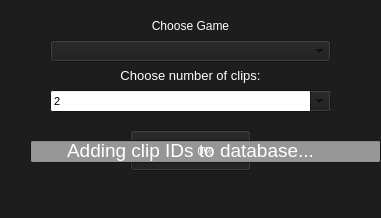
<?xml version="1.0" encoding="UTF-8"?>
<ui version="4.0">
 <class>downloadClips</class>
 <widget class="QMainWindow" name="downloadClips">
  <property name="geometry">
   <rect>
    <x>0</x>
    <y>0</y>
    <width>381</width>
    <height>218</height>
   </rect>
  </property>
  <property name="palette">
   <palette>
    <active>
     <colorrole role="WindowText">
      <brush brushstyle="SolidPattern">
       <color alpha="255">
        <red>255</red>
        <green>255</green>
        <blue>255</blue>
       </color>
      </brush>
     </colorrole>
     <colorrole role="Button">
      <brush brushstyle="SolidPattern">
       <color alpha="255">
        <red>29</red>
        <green>29</green>
        <blue>29</blue>
       </color>
      </brush>
     </colorrole>
     <colorrole role="Light">
      <brush brushstyle="SolidPattern">
       <color alpha="255">
        <red>43</red>
        <green>43</green>
        <blue>43</blue>
       </color>
      </brush>
     </colorrole>
     <colorrole role="Midlight">
      <brush brushstyle="SolidPattern">
       <color alpha="255">
        <red>36</red>
        <green>36</green>
        <blue>36</blue>
       </color>
      </brush>
     </colorrole>
     <colorrole role="Dark">
      <brush brushstyle="SolidPattern">
       <color alpha="255">
        <red>14</red>
        <green>14</green>
        <blue>14</blue>
       </color>
      </brush>
     </colorrole>
     <colorrole role="Mid">
      <brush brushstyle="SolidPattern">
       <color alpha="255">
        <red>19</red>
        <green>19</green>
        <blue>19</blue>
       </color>
      </brush>
     </colorrole>
     <colorrole role="Text">
      <brush brushstyle="SolidPattern">
       <color alpha="255">
        <red>255</red>
        <green>255</green>
        <blue>255</blue>
       </color>
      </brush>
     </colorrole>
     <colorrole role="BrightText">
      <brush brushstyle="SolidPattern">
       <color alpha="255">
        <red>255</red>
        <green>255</green>
        <blue>255</blue>
       </color>
      </brush>
     </colorrole>
     <colorrole role="ButtonText">
      <brush brushstyle="SolidPattern">
       <color alpha="255">
        <red>0</red>
        <green>0</green>
        <blue>0</blue>
       </color>
      </brush>
     </colorrole>
     <colorrole role="Base">
      <brush brushstyle="SolidPattern">
       <color alpha="255">
        <red>150</red>
        <green>150</green>
        <blue>150</blue>
       </color>
      </brush>
     </colorrole>
     <colorrole role="Window">
      <brush brushstyle="SolidPattern">
       <color alpha="255">
        <red>29</red>
        <green>29</green>
        <blue>29</blue>
       </color>
      </brush>
     </colorrole>
     <colorrole role="Shadow">
      <brush brushstyle="SolidPattern">
       <color alpha="255">
        <red>0</red>
        <green>0</green>
        <blue>0</blue>
       </color>
      </brush>
     </colorrole>
     <colorrole role="AlternateBase">
      <brush brushstyle="SolidPattern">
       <color alpha="255">
        <red>14</red>
        <green>14</green>
        <blue>14</blue>
       </color>
      </brush>
     </colorrole>
     <colorrole role="ToolTipBase">
      <brush brushstyle="SolidPattern">
       <color alpha="255">
        <red>255</red>
        <green>255</green>
        <blue>220</blue>
       </color>
      </brush>
     </colorrole>
     <colorrole role="ToolTipText">
      <brush brushstyle="SolidPattern">
       <color alpha="255">
        <red>0</red>
        <green>0</green>
        <blue>0</blue>
       </color>
      </brush>
     </colorrole>
    </active>
    <inactive>
     <colorrole role="WindowText">
      <brush brushstyle="SolidPattern">
       <color alpha="255">
        <red>255</red>
        <green>255</green>
        <blue>255</blue>
       </color>
      </brush>
     </colorrole>
     <colorrole role="Button">
      <brush brushstyle="SolidPattern">
       <color alpha="255">
        <red>29</red>
        <green>29</green>
        <blue>29</blue>
       </color>
      </brush>
     </colorrole>
     <colorrole role="Light">
      <brush brushstyle="SolidPattern">
       <color alpha="255">
        <red>43</red>
        <green>43</green>
        <blue>43</blue>
       </color>
      </brush>
     </colorrole>
     <colorrole role="Midlight">
      <brush brushstyle="SolidPattern">
       <color alpha="255">
        <red>36</red>
        <green>36</green>
        <blue>36</blue>
       </color>
      </brush>
     </colorrole>
     <colorrole role="Dark">
      <brush brushstyle="SolidPattern">
       <color alpha="255">
        <red>14</red>
        <green>14</green>
        <blue>14</blue>
       </color>
      </brush>
     </colorrole>
     <colorrole role="Mid">
      <brush brushstyle="SolidPattern">
       <color alpha="255">
        <red>19</red>
        <green>19</green>
        <blue>19</blue>
       </color>
      </brush>
     </colorrole>
     <colorrole role="Text">
      <brush brushstyle="SolidPattern">
       <color alpha="255">
        <red>255</red>
        <green>255</green>
        <blue>255</blue>
       </color>
      </brush>
     </colorrole>
     <colorrole role="BrightText">
      <brush brushstyle="SolidPattern">
       <color alpha="255">
        <red>255</red>
        <green>255</green>
        <blue>255</blue>
       </color>
      </brush>
     </colorrole>
     <colorrole role="ButtonText">
      <brush brushstyle="SolidPattern">
       <color alpha="255">
        <red>0</red>
        <green>0</green>
        <blue>0</blue>
       </color>
      </brush>
     </colorrole>
     <colorrole role="Base">
      <brush brushstyle="SolidPattern">
       <color alpha="255">
        <red>150</red>
        <green>150</green>
        <blue>150</blue>
       </color>
      </brush>
     </colorrole>
     <colorrole role="Window">
      <brush brushstyle="SolidPattern">
       <color alpha="255">
        <red>29</red>
        <green>29</green>
        <blue>29</blue>
       </color>
      </brush>
     </colorrole>
     <colorrole role="Shadow">
      <brush brushstyle="SolidPattern">
       <color alpha="255">
        <red>0</red>
        <green>0</green>
        <blue>0</blue>
       </color>
      </brush>
     </colorrole>
     <colorrole role="AlternateBase">
      <brush brushstyle="SolidPattern">
       <color alpha="255">
        <red>14</red>
        <green>14</green>
        <blue>14</blue>
       </color>
      </brush>
     </colorrole>
     <colorrole role="ToolTipBase">
      <brush brushstyle="SolidPattern">
       <color alpha="255">
        <red>255</red>
        <green>255</green>
        <blue>220</blue>
       </color>
      </brush>
     </colorrole>
     <colorrole role="ToolTipText">
      <brush brushstyle="SolidPattern">
       <color alpha="255">
        <red>0</red>
        <green>0</green>
        <blue>0</blue>
       </color>
      </brush>
     </colorrole>
    </inactive>
    <disabled>
     <colorrole role="WindowText">
      <brush brushstyle="SolidPattern">
       <color alpha="255">
        <red>14</red>
        <green>14</green>
        <blue>14</blue>
       </color>
      </brush>
     </colorrole>
     <colorrole role="Button">
      <brush brushstyle="SolidPattern">
       <color alpha="255">
        <red>29</red>
        <green>29</green>
        <blue>29</blue>
       </color>
      </brush>
     </colorrole>
     <colorrole role="Light">
      <brush brushstyle="SolidPattern">
       <color alpha="255">
        <red>43</red>
        <green>43</green>
        <blue>43</blue>
       </color>
      </brush>
     </colorrole>
     <colorrole role="Midlight">
      <brush brushstyle="SolidPattern">
       <color alpha="255">
        <red>36</red>
        <green>36</green>
        <blue>36</blue>
       </color>
      </brush>
     </colorrole>
     <colorrole role="Dark">
      <brush brushstyle="SolidPattern">
       <color alpha="255">
        <red>14</red>
        <green>14</green>
        <blue>14</blue>
       </color>
      </brush>
     </colorrole>
     <colorrole role="Mid">
      <brush brushstyle="SolidPattern">
       <color alpha="255">
        <red>19</red>
        <green>19</green>
        <blue>19</blue>
       </color>
      </brush>
     </colorrole>
     <colorrole role="Text">
      <brush brushstyle="SolidPattern">
       <color alpha="255">
        <red>14</red>
        <green>14</green>
        <blue>14</blue>
       </color>
      </brush>
     </colorrole>
     <colorrole role="BrightText">
      <brush brushstyle="SolidPattern">
       <color alpha="255">
        <red>255</red>
        <green>255</green>
        <blue>255</blue>
       </color>
      </brush>
     </colorrole>
     <colorrole role="ButtonText">
      <brush brushstyle="SolidPattern">
       <color alpha="255">
        <red>14</red>
        <green>14</green>
        <blue>14</blue>
       </color>
      </brush>
     </colorrole>
     <colorrole role="Base">
      <brush brushstyle="SolidPattern">
       <color alpha="255">
        <red>29</red>
        <green>29</green>
        <blue>29</blue>
       </color>
      </brush>
     </colorrole>
     <colorrole role="Window">
      <brush brushstyle="SolidPattern">
       <color alpha="255">
        <red>29</red>
        <green>29</green>
        <blue>29</blue>
       </color>
      </brush>
     </colorrole>
     <colorrole role="Shadow">
      <brush brushstyle="SolidPattern">
       <color alpha="255">
        <red>0</red>
        <green>0</green>
        <blue>0</blue>
       </color>
      </brush>
     </colorrole>
     <colorrole role="AlternateBase">
      <brush brushstyle="SolidPattern">
       <color alpha="255">
        <red>29</red>
        <green>29</green>
        <blue>29</blue>
       </color>
      </brush>
     </colorrole>
     <colorrole role="ToolTipBase">
      <brush brushstyle="SolidPattern">
       <color alpha="255">
        <red>255</red>
        <green>255</green>
        <blue>220</blue>
       </color>
      </brush>
     </colorrole>
     <colorrole role="ToolTipText">
      <brush brushstyle="SolidPattern">
       <color alpha="255">
        <red>0</red>
        <green>0</green>
        <blue>0</blue>
       </color>
      </brush>
     </colorrole>
    </disabled>
   </palette>
  </property>
  <property name="font">
   <font>
    <pointsize>8</pointsize>
   </font>
  </property>
  <property name="windowTitle">
   <string>Clip Download Options</string>
  </property>
  <widget class="QWidget" name="centralwidget">
   <widget class="QComboBox" name="clipNumCombo">
    <property name="geometry">
     <rect>
      <x>50</x>
      <y>90</y>
      <width>281</width>
      <height>22</height>
     </rect>
    </property>
    <property name="palette">
     <palette>
      <active>
       <colorrole role="WindowText">
        <brush brushstyle="SolidPattern">
         <color alpha="255">
          <red>0</red>
          <green>0</green>
          <blue>0</blue>
         </color>
        </brush>
       </colorrole>
       <colorrole role="Text">
        <brush brushstyle="SolidPattern">
         <color alpha="255">
          <red>0</red>
          <green>0</green>
          <blue>0</blue>
         </color>
        </brush>
       </colorrole>
       <colorrole role="BrightText">
        <brush brushstyle="SolidPattern">
         <color alpha="255">
          <red>0</red>
          <green>0</green>
          <blue>0</blue>
         </color>
        </brush>
       </colorrole>
       <colorrole role="Base">
        <brush brushstyle="SolidPattern">
         <color alpha="255">
          <red>255</red>
          <green>255</green>
          <blue>255</blue>
         </color>
        </brush>
       </colorrole>
       <colorrole role="Highlight">
        <brush brushstyle="SolidPattern">
         <color alpha="255">
          <red>0</red>
          <green>136</green>
          <blue>255</blue>
         </color>
        </brush>
       </colorrole>
       <colorrole role="HighlightedText">
        <brush brushstyle="SolidPattern">
         <color alpha="255">
          <red>0</red>
          <green>0</green>
          <blue>0</blue>
         </color>
        </brush>
       </colorrole>
      </active>
      <inactive>
       <colorrole role="WindowText">
        <brush brushstyle="SolidPattern">
         <color alpha="255">
          <red>0</red>
          <green>0</green>
          <blue>0</blue>
         </color>
        </brush>
       </colorrole>
       <colorrole role="Text">
        <brush brushstyle="SolidPattern">
         <color alpha="255">
          <red>0</red>
          <green>0</green>
          <blue>0</blue>
         </color>
        </brush>
       </colorrole>
       <colorrole role="BrightText">
        <brush brushstyle="SolidPattern">
         <color alpha="255">
          <red>0</red>
          <green>0</green>
          <blue>0</blue>
         </color>
        </brush>
       </colorrole>
       <colorrole role="Base">
        <brush brushstyle="SolidPattern">
         <color alpha="255">
          <red>255</red>
          <green>255</green>
          <blue>255</blue>
         </color>
        </brush>
       </colorrole>
       <colorrole role="Highlight">
        <brush brushstyle="SolidPattern">
         <color alpha="255">
          <red>0</red>
          <green>136</green>
          <blue>255</blue>
         </color>
        </brush>
       </colorrole>
       <colorrole role="HighlightedText">
        <brush brushstyle="SolidPattern">
         <color alpha="255">
          <red>0</red>
          <green>0</green>
          <blue>0</blue>
         </color>
        </brush>
       </colorrole>
      </inactive>
      <disabled>
       <colorrole role="WindowText">
        <brush brushstyle="SolidPattern">
         <color alpha="255">
          <red>14</red>
          <green>14</green>
          <blue>14</blue>
         </color>
        </brush>
       </colorrole>
       <colorrole role="Text">
        <brush brushstyle="SolidPattern">
         <color alpha="255">
          <red>14</red>
          <green>14</green>
          <blue>14</blue>
         </color>
        </brush>
       </colorrole>
       <colorrole role="BrightText">
        <brush brushstyle="SolidPattern">
         <color alpha="255">
          <red>0</red>
          <green>0</green>
          <blue>0</blue>
         </color>
        </brush>
       </colorrole>
       <colorrole role="Base">
        <brush brushstyle="SolidPattern">
         <color alpha="255">
          <red>29</red>
          <green>29</green>
          <blue>29</blue>
         </color>
        </brush>
       </colorrole>
       <colorrole role="Highlight">
        <brush brushstyle="SolidPattern">
         <color alpha="255">
          <red>0</red>
          <green>120</green>
          <blue>215</blue>
         </color>
        </brush>
       </colorrole>
       <colorrole role="HighlightedText">
        <brush brushstyle="SolidPattern">
         <color alpha="255">
          <red>0</red>
          <green>0</green>
          <blue>0</blue>
         </color>
        </brush>
       </colorrole>
      </disabled>
     </palette>
    </property>
    <property name="editable">
     <bool>true</bool>
    </property>
    <property name="maxCount">
     <number>100</number>
    </property>
    <item>
     <property name="text">
      <string>2</string>
     </property>
    </item>
    <item>
     <property name="text">
      <string>10</string>
     </property>
    </item>
    <item>
     <property name="text">
      <string>20</string>
     </property>
    </item>
    <item>
     <property name="text">
      <string>30</string>
     </property>
    </item>
    <item>
     <property name="text">
      <string>40</string>
     </property>
    </item>
    <item>
     <property name="text">
      <string>50</string>
     </property>
    </item>
    <item>
     <property name="text">
      <string>60</string>
     </property>
    </item>
    <item>
     <property name="text">
      <string>70</string>
     </property>
    </item>
    <item>
     <property name="text">
      <string>80</string>
     </property>
    </item>
    <item>
     <property name="text">
      <string>90</string>
     </property>
    </item>
    <item>
     <property name="text">
      <string>100</string>
     </property>
    </item>
   </widget>
   <widget class="QPushButton" name="downloadButton">
    <property name="geometry">
     <rect>
      <x>130</x>
      <y>130</y>
      <width>121</width>
      <height>41</height>
     </rect>
    </property>
    <property name="font">
     <font>
      <pointsize>10</pointsize>
     </font>
    </property>
    <property name="text">
     <string>Download Clips</string>
    </property>
   </widget>
   <widget class="QLabel" name="label">
    <property name="geometry">
     <rect>
      <x>50</x>
      <y>60</y>
      <width>281</width>
      <height>31</height>
     </rect>
    </property>
    <property name="font">
     <font>
      <pointsize>10</pointsize>
     </font>
    </property>
    <property name="text">
     <string>Choose number of clips:</string>
    </property>
    <property name="alignment">
     <set>Qt::AlignCenter</set>
    </property>
   </widget>
   <widget class="QProgressBar" name="progressBar">
    <property name="geometry">
     <rect>
      <x>30</x>
      <y>140</y>
      <width>351</width>
      <height>23</height>
     </rect>
    </property>
    <property name="value">
     <number>0</number>
    </property>
   </widget>
   <widget class="QLabel" name="addingToDBLabel">
    <property name="geometry">
     <rect>
      <x>50</x>
      <y>110</y>
      <width>281</width>
      <height>81</height>
     </rect>
    </property>
    <property name="font">
     <font>
      <pointsize>14</pointsize>
     </font>
    </property>
    <property name="text">
     <string>Adding clip IDs to database...</string>
    </property>
    <property name="alignment">
     <set>Qt::AlignCenter</set>
    </property>
   </widget>
   <widget class="QComboBox" name="games">
    <property name="geometry">
     <rect>
      <x>50</x>
      <y>40</y>
      <width>281</width>
      <height>22</height>
     </rect>
    </property>
    <property name="palette">
     <palette>
      <active>
       <colorrole role="Text">
        <brush brushstyle="SolidPattern">
         <color alpha="255">
          <red>0</red>
          <green>0</green>
          <blue>0</blue>
         </color>
        </brush>
       </colorrole>
       <colorrole role="Base">
        <brush brushstyle="SolidPattern">
         <color alpha="255">
          <red>255</red>
          <green>255</green>
          <blue>255</blue>
         </color>
        </brush>
       </colorrole>
       <colorrole role="Highlight">
        <brush brushstyle="SolidPattern">
         <color alpha="255">
          <red>33</red>
          <green>33</green>
          <blue>33</blue>
         </color>
        </brush>
       </colorrole>
      </active>
      <inactive>
       <colorrole role="Text">
        <brush brushstyle="SolidPattern">
         <color alpha="255">
          <red>0</red>
          <green>0</green>
          <blue>0</blue>
         </color>
        </brush>
       </colorrole>
       <colorrole role="Base">
        <brush brushstyle="SolidPattern">
         <color alpha="255">
          <red>255</red>
          <green>255</green>
          <blue>255</blue>
         </color>
        </brush>
       </colorrole>
       <colorrole role="Highlight">
        <brush brushstyle="SolidPattern">
         <color alpha="255">
          <red>33</red>
          <green>33</green>
          <blue>33</blue>
         </color>
        </brush>
       </colorrole>
      </inactive>
      <disabled>
       <colorrole role="Text">
        <brush brushstyle="SolidPattern">
         <color alpha="255">
          <red>14</red>
          <green>14</green>
          <blue>14</blue>
         </color>
        </brush>
       </colorrole>
       <colorrole role="Base">
        <brush brushstyle="SolidPattern">
         <color alpha="255">
          <red>29</red>
          <green>29</green>
          <blue>29</blue>
         </color>
        </brush>
       </colorrole>
       <colorrole role="Highlight">
        <brush brushstyle="SolidPattern">
         <color alpha="255">
          <red>0</red>
          <green>120</green>
          <blue>215</blue>
         </color>
        </brush>
       </colorrole>
      </disabled>
     </palette>
    </property>
   </widget>
   <widget class="QLabel" name="label_2">
    <property name="geometry">
     <rect>
      <x>50</x>
      <y>10</y>
      <width>281</width>
      <height>31</height>
     </rect>
    </property>
    <property name="font">
     <font>
      <pointsize>9</pointsize>
     </font>
    </property>
    <property name="text">
     <string>Choose Game</string>
    </property>
    <property name="alignment">
     <set>Qt::AlignCenter</set>
    </property>
   </widget>
  </widget>
 </widget>
 <resources/>
 <connections/>
</ui>
